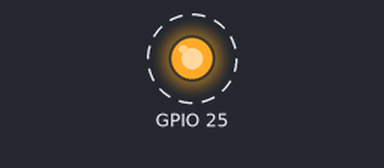
The program below on a simulated ESP32 board running MicroPython. On the bench: output pins drawn as LEDs (lit = HIGH). Dashed ring = blinking. Threads take turns every 2 ms; what the program prints to the serial console is not drawn.

Above: at 0.5 s.
Timing chart, 0 to 4.6 s (numbered marks = the images above):
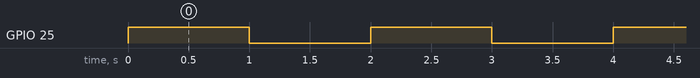

Measured:
- by itself, GPIO 25: alternates HIGH for 1.0 s and LOW for 1.0 s

The program:

thread.py
```python
import _thread
import machine
import time

# 全局退出标志
exit_flag = True

# 线程1: 控制LED闪烁
def blink_led(kwargs):
    pin = kwargs.get('pin', 2)  # 默认引脚号为2
    period = kwargs.get('period', 1)  # 默认周期为1秒

    # 设置LED引脚
    led = machine.Pin(pin, machine.Pin.OUT)
    while exit_flag:
        led.value(not led.value())  # 切换LED状态
        time.sleep(period)  # 等待一段时间

# 线程2: 在屏幕上打印信息
def print_info(kwargs):
    period = kwargs.get('period', 1)  # 默认周期为1秒

    while exit_flag:
        print("线程2正在运行...")
        time.sleep(period)  # 每指定秒数打印一次

# 使用kwargs启动线程的辅助函数
def start_thread(target, kwargs):
    _thread.start_new_thread(target, (kwargs,))


# 创建并启动LED闪烁线程，使用kwargs传递参数
start_thread(blink_led, {'pin': 25, 'period': 1})

# 创建并启动打印信息线程，使用kwargs传递参数
start_thread(print_info, {'period': 5})

# 主线程继续执行其他任务或进入无限循环
try:
    while True:
        time.sleep(10)

except KeyboardInterrupt:
    exit_flag = False
    print("程序被用户中断...")
```
